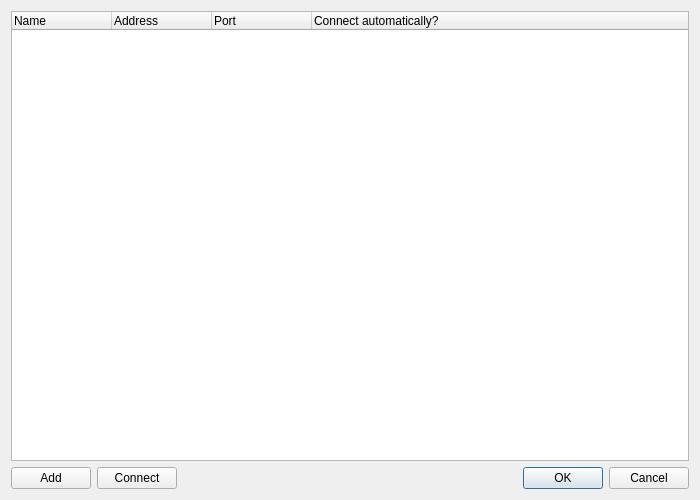
<?xml version="1.0" encoding="UTF-8"?>
<ui version="4.0">
 <class>ServerListDialog</class>
 <widget class="QDialog" name="ServerListDialog">
  <property name="geometry">
   <rect>
    <x>0</x>
    <y>0</y>
    <width>700</width>
    <height>500</height>
   </rect>
  </property>
  <property name="sizePolicy">
   <sizepolicy hsizetype="Expanding" vsizetype="Expanding">
    <horstretch>0</horstretch>
    <verstretch>0</verstretch>
   </sizepolicy>
  </property>
  <property name="windowTitle">
   <string>Server Manager</string>
  </property>
  <property name="windowIcon">
   <iconset resource="OpenRcon.qrc">
    <normaloff>:/icons/openrcon.png</normaloff>:/icons/openrcon.png</iconset>
  </property>
  <layout class="QGridLayout" name="gridLayout">
   <item row="0" column="0" colspan="3">
    <widget class="QTreeWidget" name="treeWidget">
     <property name="enabled">
      <bool>true</bool>
     </property>
     <property name="contextMenuPolicy">
      <enum>Qt::CustomContextMenu</enum>
     </property>
     <column>
      <property name="text">
       <string>Name</string>
      </property>
     </column>
     <column>
      <property name="text">
       <string>Address</string>
      </property>
     </column>
     <column>
      <property name="text">
       <string>Port</string>
      </property>
     </column>
     <column>
      <property name="text">
       <string>Connect automatically?</string>
      </property>
     </column>
    </widget>
   </item>
   <item row="1" column="0" colspan="3">
    <layout class="QHBoxLayout" name="horizontalLayout">
     <item>
      <widget class="QPushButton" name="pushButton_sld_add">
       <property name="text">
        <string>Add</string>
       </property>
      </widget>
     </item>
     <item>
      <widget class="QPushButton" name="pushButton_sld_connect">
       <property name="text">
        <string>Connect</string>
       </property>
      </widget>
     </item>
     <item>
      <spacer name="horizontalSpacer">
       <property name="orientation">
        <enum>Qt::Horizontal</enum>
       </property>
       <property name="sizeHint" stdset="0">
        <size>
         <width>40</width>
         <height>20</height>
        </size>
       </property>
      </spacer>
     </item>
     <item>
      <widget class="QDialogButtonBox" name="buttonBox">
       <property name="standardButtons">
        <set>QDialogButtonBox::Cancel|QDialogButtonBox::Ok</set>
       </property>
      </widget>
     </item>
    </layout>
   </item>
  </layout>
 </widget>
 <tabstops>
  <tabstop>treeWidget</tabstop>
 </tabstops>
 <resources>
  <include location="OpenRcon.qrc"/>
 </resources>
 <connections/>
</ui>
